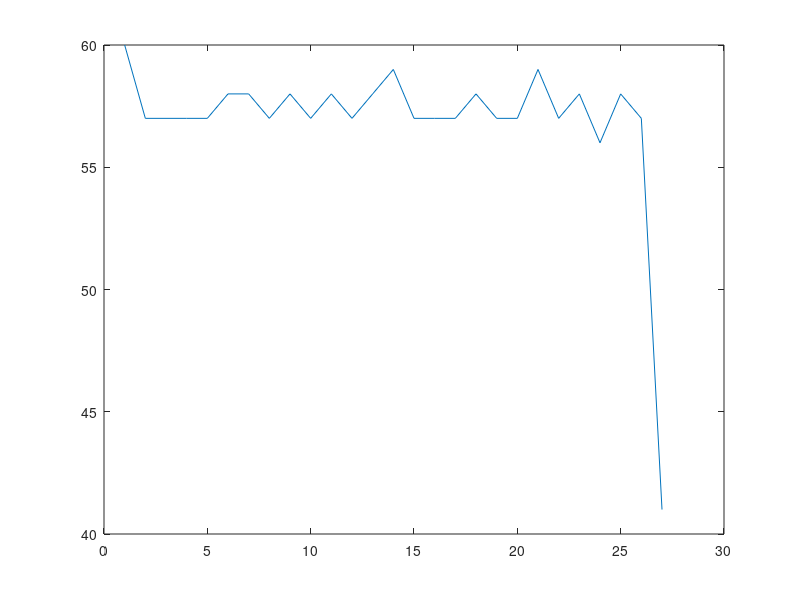

The MATLAB source for this figure: (Note: this script raises an error after producing the figure.)
%This script stimulates a trial history generation technique that aims to have the amount of trials for each type of triple sequence be as close to each other as possible 
%The strategy is to take the set of 27 possible triple sequences and generate a pool of triple sequences by multiplying by a scalar number, X to yield 27 * X triple sequences. 
%Then, triple sequences are removed from this pool one at a time and added to a growing trial history matrix. After each removal of a new triple sequence, the two additional 
%triple sequences created from the nm1, nm2, nm3 and nm2,nm3,nm4 trials are also removed from the pool. 

clear all

conditions = [1 2 3];
%1 = A
%2 = V
%3 = AV

%Generating tripleSequences, a 27x3 Matrix that classifies each triple sequence with its corresponding nm2, nm1, and n trial types
counter = 0;
tripleSequences = zeros(27,3);
for i = 1:3
    for j = 1:3
        for k = 1:3
            counter = counter + 1;
            tripleSequences(counter,:) = [conditions(i) conditions(j) conditions(k)];
        end
    end
end

%Generating tripleSequencesPool
minimum = 19;
tripleSequencesPool = repmat(tripleSequences, minimum*3, 1);
numberTripleSequences = size(tripleSequencesPool,1);
shuffler = randperm(numberTripleSequences);
tripleSequencesPool = tripleSequencesPool(shuffler, :);
tripleSequencesPoolCopy = tripleSequencesPool;

%Main loop to remove triple sequences from the tripleSequencesPool and add them to the growing trial history matrix, trialMatrix
trialMatrix = [];
for j = 1:minimum*27
    matchindcs = [];
    trialMatrix = [trialMatrix tripleSequencesPool(1,:)];
    for i = 0:2
        if numel(trialMatrix) > 3
            nm2 = trialMatrix(end - i - 2);
            nm1 = trialMatrix(end - i - 1);
            n = trialMatrix(end - i);
        elseif numel(trialMatrix) == 3
            nm2 = trialMatrix(end - 2);
            nm1 = trialMatrix(end - 1);
            n = trialMatrix(end);
        end
        [Lia Locb] = ismember([nm2 nm1 n], tripleSequencesPool, 'rows');
        matchindcs = Locb;
        if numel(matchindcs) > 0 && Locb > 0
            removeindx = matchindcs(1);
            tripleSequencesPool(removeindx, :) = [];
        end
    end
end
numberTrials = size(trialMatrix, 2);

%Counts the number of trials per each triple sequence type
counterMatrix = zeros(3,3,3);
for i = 3:numberTrials
    nm2 = trialMatrix(i - 2);
    nm1 = trialMatrix(i - 1);
    n = trialMatrix(i);
    counterMatrix(nm2, nm1, n) = counterMatrix(nm2, nm1, n) + 1;
end

%Plots a line graph of the number of trials per each triple sequence type
counter = 0;
xAxis = zeros(1,27);
yAxis = xAxis;
for i = 1:3
    for j = 1:3
        for k = 1:3
            counter = counter + 1;
            xAxis(counter) = counter;
            yAxis(counter) = counterMatrix(i, j, k);
        end
    end
end
figure;
plot(xAxis, yAxis);

%% Exporting as .txt file 
Outdir = uigetdir('C:\Users\achen52\Documents\SMART\triplesequence\','Select Output Directory for the .txts!'); 
trialsPerBlock = 57;
blocks = fix(size(trialMatrix,2)/trialsPerBlock);
block = 1;
%trialMatrix = trialMatrix';
for block = 1:blocks
    fileID = fopen([Outdir '\block' num2str(block) '.txt'],'w');
    for j = 1:trialsPerBlock
        fprintf(fileID,'%d\r\n',trialMatrix((block-1)*trialsPerBlock + j));
    end
    fclose(fileID)
end
